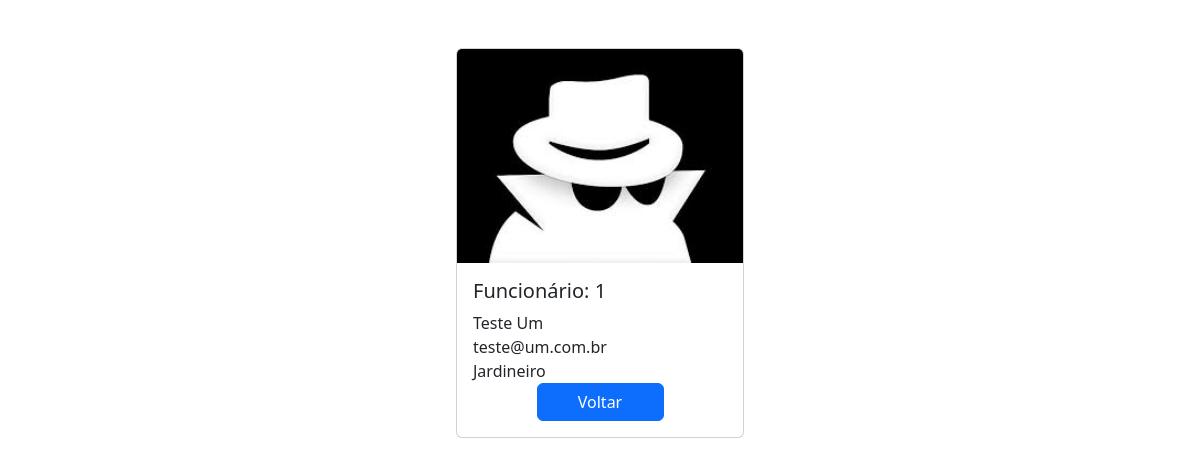
The page /employees/1/ on the database its author committed.
### app/models.py (models this page shows, shortened)
class Employee(models.Model):
    first_name = models.CharField(max_length=100)
    last_name = models.CharField(max_length=100)
    photo = models.ImageField(upload_to='images')
    designation = models.CharField(max_length=100)
    email_address = models.EmailField(max_length=100, unique=True)
    phone_number = models.CharField(max_length=100, blank=True)
    created_at = models.DateTimeField(auto_now_add=True)
    updated_at = models.DateTimeField(auto_now=True)

### app/views.py (the view)
# urls.py: path('<int:pk>/', views.employee_detail, name='employee_detail'),
def employee_detail(request, pk):
        employee = get_object_or_404(Employee, pk=pk)
        context = {
            "employee": employee,
        }
        return render(request, 'employee_detail.html', context)

### templates/employee_detail.html (shortened to what this page needs)
{% load static %}
<!DOCTYPE html>
<html lang="en">
<head>
    <link href="https://cdn.jsdelivr.net/npm/bootstrap@5.3.3/dist/css/bootstrap.min.css" rel="stylesheet">
    <link rel="stylesheet" href="{% static 'css/style.css' %}">
</head>
<body>
    <div class="container pt-5">
        <div class="card mx-auto" style="width: 18rem;">
            <img src="{{ employee.photo.url }}" class="card-img-top" alt="employee">
            <div class="card-body">
              <h5 class="card-title">Funcionário: {{employee.id}}</h5>
              <p class="card-text m-0">{{employee.first_name}} {{employee.last_name}}</p>
              <p class="card-text m-0">{{employee.email_address}}</p>
              <p class="card-text m-0">{{employee.designation}}</p>
              <div style="text-align: center;">
                <a href="{% url 'home' %}" class="btn btn-primary" style="width: 50%;">Voltar</a>
              </div>
            </div>
          </div>
    </div>
</body>
</html>

### mysite/static/css/style.css (style rules this page uses)
body { background-color: white; }

### rows shown on the page
Employee: photo (picture), id "1", first_name "Teste", last_name "Um", email_address "teste@um.com.br", designation "Jardineiro"
